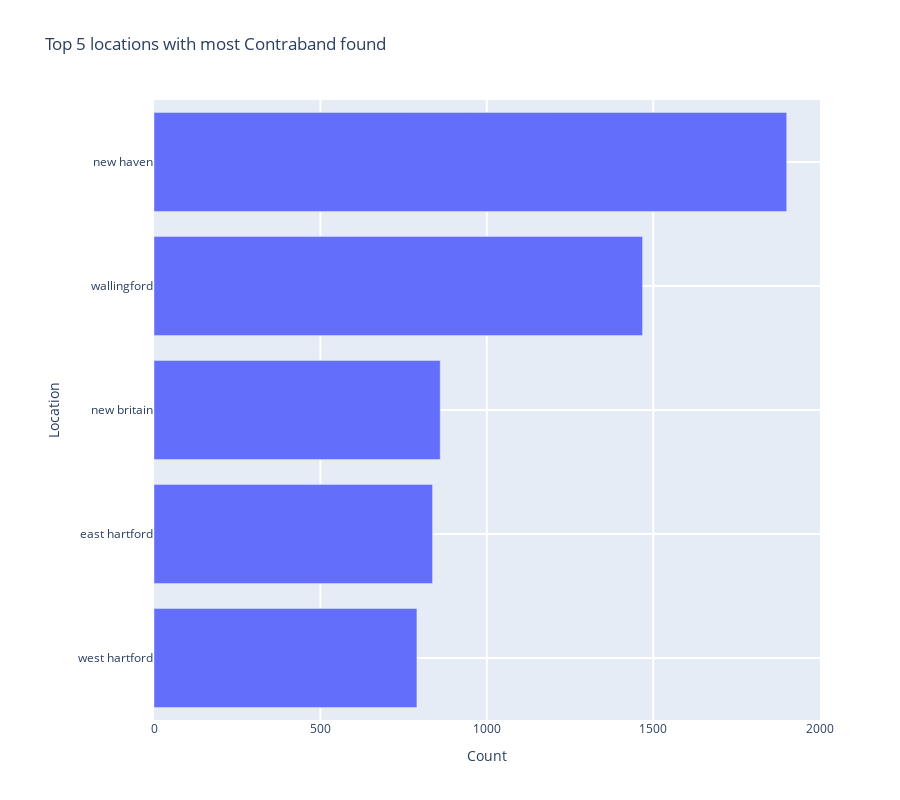

This figure's notebook cell:
### Code cell
contraband_mask = df.ContrabandIndicator == True
locations = df[contraband_mask].InterventionLocationName.value_counts().round(2).sort_values(ascending=False)
top_locations = locations.head(5)


data = [
    go.Bar(
        y=top_locations.index,
        x=top_locations.values,
        orientation='h'
    )]
layout = go.Layout(
    height=800,
    title=f'Top {top_locations.size} locations with most Contraband found',
    hovermode='closest',
    xaxis=dict(title='Count', ticklen=5, zeroline=False, gridwidth=2, domain=[0.1, 1]),
    yaxis=dict(title='Location', ticklen=5, gridwidth=2, autorange="reversed"),
    showlegend=False
)
fig = go.Figure(data=data, layout=layout)
iplot(fig)

### Figure 1 — Plotly figure (JSON) as saved in the notebook; plotly's stock layout.template omitted (floating-point values rounded to 4 significant figures)
{"data": [{"orientation": "h", "type": "bar", "x": [1901, 1468, 860, 837, 790], "y": ["new haven", "wallingford", "new britain", "east hartford", "west hartford"]}], "layout": {"height": 800, "hovermode": "closest", "showlegend": false, "title": {"text": "Top 5 locations with most Contraband found"}, "xaxis": {"domain": [0.1, 1], "gridwidth": 2, "ticklen": 5, "title": {"text": "Count"}, "zeroline": false}, "yaxis": {"autorange": "reversed", "gridwidth": 2, "ticklen": 5, "title": {"text": "Location"}}}}
